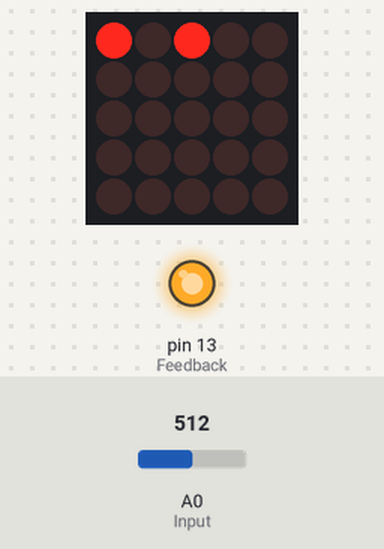
Recording of a sketch running on a simulated Arduino Uno, built with avr-gcc and run on an emulated ATmega328P. Shown: 5×5 LED matrix, output pins drawn as LEDs (lit = HIGH). Wiring (inferred from the names in the program): LED matrix (orientation assumed): rows pin 7, pin 6, pin 5, pin 4, pin 3; columns pin 12, pin 11, pin 10, pin 9, pin 8. The inputs (shaded band) are chosen by the test bench; at power-on: A0 (Input) = 512. Pins used as bus, display or sensor lines are not drawn.

Above: at 1.2 s.
1.3 s: A0 (Input) set to 45
4.3 s: A0 (Input) set to 38
At 5.2 s:
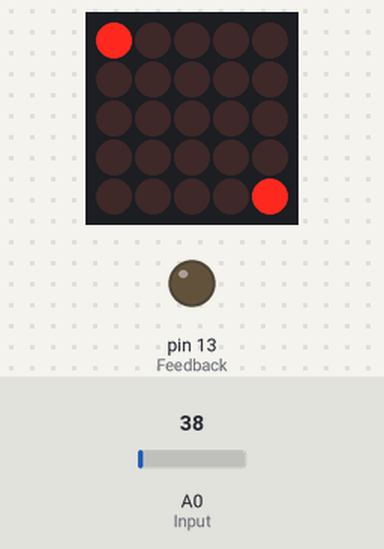
5.8 s: A0 (Input) set to 122
At 6.1 s:
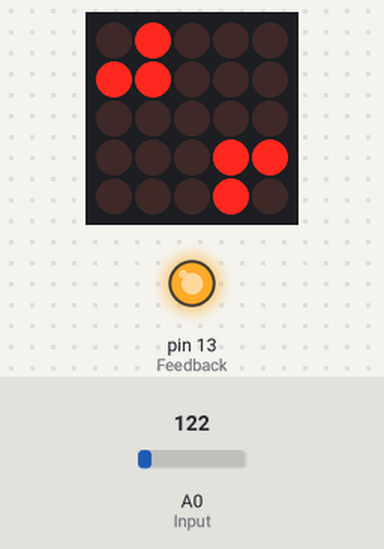
7.3 s: A0 (Input) set to 30
At 8.5 s:
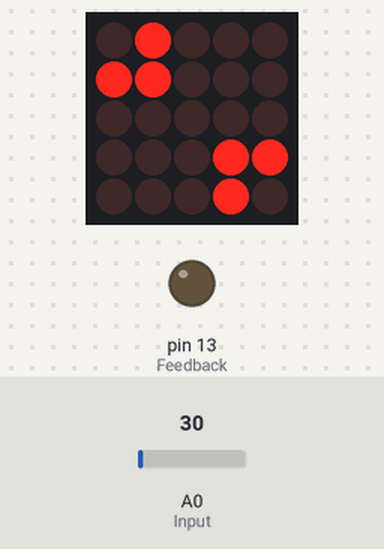
8.8 s: A0 (Input) set to 50
At 9.6 s:
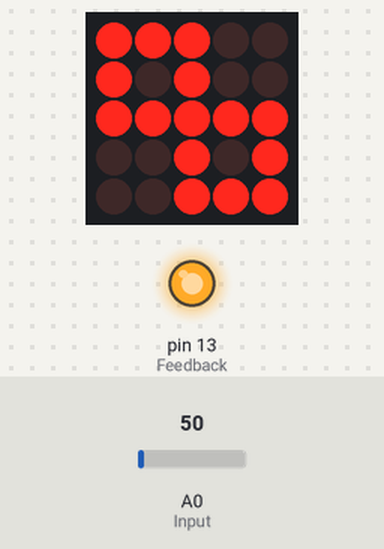
Timing chart, 0 to 11.3 s (numbered marks = the images above; inputs shaded):
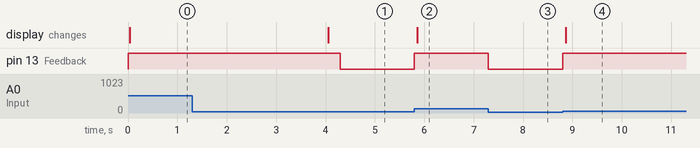

The sketch:

music_test.ino
```cpp
#include <TimerOne.h>


#define dim 5  //Dimension of LED matrix
#define Input A0 //Input analog pin
#define Feedback 13 //pin 13 will flash if threshold is exceeded
int row = 0;  //Current row being processed
byte* CurrentFrame; //Pointer to the byte where the actual frame is stored
int FrameIndex = 0;  //Index of frame being displayed
byte mask = B00000011;  //Mask of which leds to light
int time = 32768;      //Initialize time to be a 16bit number

//To set an led high cols pin = HIGH and rows = LOW
int cols[dim] = {12,11,10,9,8};  //Column leds
int rows[dim] = {7,6,5,4,3};     //Row leds

typedef byte Frame[dim];
#include "frames.h"

int thresh = 40;  //Threshold above which the board will respond
int WaitTime = 2000; //Down time between responding to bass
int Sync = 1; // 0=board operated by timer. 1=music
int FrameTime = 400; //time for changing frames in ms
int threshCrossed = 0; //trigger status

void BlankScreen(){
 for (int i = 0; i < dim; i++) {
    digitalWrite(cols[i], LOW);
  }

  for (int j = 0; j < dim; j++) {
    digitalWrite(rows[j], HIGH);
  }
}

void UpdateFrame(int index){  //Function that updates the frame required in time for the interrupt
 noInterrupts(); //Make sure the interrupt doesn't screw up iteration
 CurrentFrame = Frames[index];
 interrupts();  //Resume interrupting
}

void CreateScreen(){
  digitalWrite(rows[row], HIGH);  //Turn row off
  if(mask == B00000011){
   mask = B00001100;
  }
  else if(mask == B00001100){
   mask = B00010000;
  }
  else if(mask == B00010000){
    row++;      //Go to next row
    if(row == dim){  //if filled up all the rows
     row = 0;
    }
  mask = B00000011;
  }

  //PORTB is the register that controls columns
  PORTB = PORTB & B11100000;  //Retain all but the bottom 5 bits
  PORTB = PORTB | (CurrentFrame[row] & mask);       //turn on 2 allowed leds

  digitalWrite(rows[row], LOW);  //Allow the leds to go on
}


void setup(){
 for(int i = 0; i < dim; i++){
  pinMode(rows[i], OUTPUT);
  pinMode(cols[i], OUTPUT);
 }

  pinMode(Input, INPUT);
  pinMode(Feedback, OUTPUT);

 BlankScreen(); //Create a dark display

 Timer1.initialize(500);    //Initialise timer interrupts to 1000us
 Timer1.attachInterrupt(CreateScreen);  //Make the timer run CreateSreen()
}

void loop(){
  if(Sync == 1){
    int InputVal = analogRead(Input); //Read incoming data
    time++;  //Increment times read
    if(InputVal > thresh){  //If thresh exceeded
     if((threshCrossed == 0) && (time > WaitTime)){//If not already above threshold and enough time has passed since last trigger
      threshCrossed = 1;//Update status
      time = 0;  //Reset waittime

      if(FrameIndex == FRAMECNT){  //Loop the display
      FrameIndex = 0;
      }
      UpdateFrame(FrameIndex);  //Display frame
      FrameIndex++;                //Increment to next frame
     }
     digitalWrite(Feedback, HIGH);  //Turn on 13 to show threshold is exceeded
    }
    else{  //If thresh not exceeded
      digitalWrite(Feedback, LOW);
      if(threshCrossed == 1){
       threshCrossed = 0;  //Update trigger status
      }
    }
  }

  else{ //If not syncing to music
    if(FrameIndex == FRAMECNT){  //Loop the display
  FrameIndex = 0;
 }
  UpdateFrame(FrameIndex);
  delay(FrameTime);
  FrameIndex++;                //Increment to next frame
  }
}
```

Measured:
- the behaviour switches between 41 and 40 on A0 (Input) (found by bisection; images 0 and 1)
- after the input at 4.3 s, pin 13 (Feedback): HIGH → LOW at once
- after the input at 5.8 s, pin 13 (Feedback): LOW → HIGH at once; the display: changes after 0.06 s (image 2)
- after the input at 7.3 s, pin 13 (Feedback): HIGH → LOW at once
- after the input at 8.8 s, pin 13 (Feedback): LOW → HIGH at once; the display: changes after 0.06 s (image 4)
